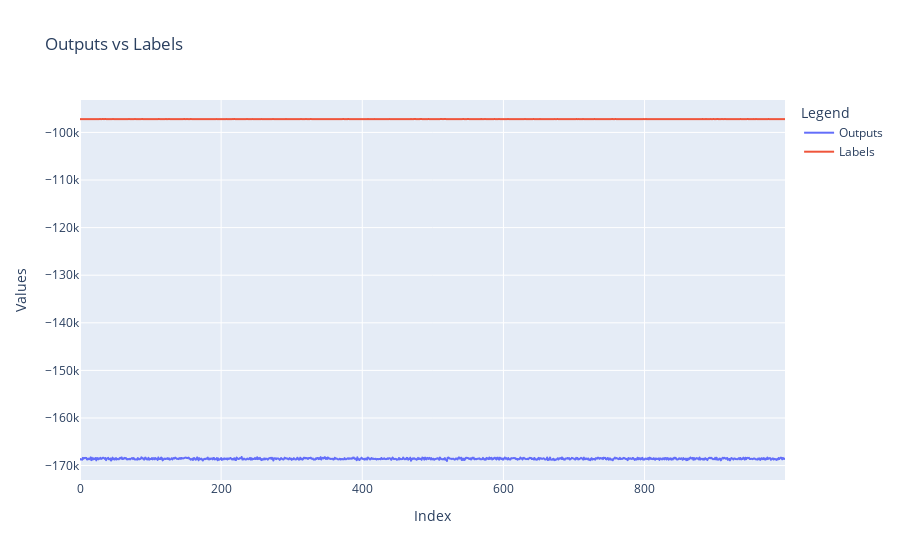

Here is the notebook cell this chart was saved with:
### Code cell
import plotly.express as px

# Create a DataFrame for easier plotting
import pandas as pd

sub_outputs_list = outputs_list[:1000]
sub_label_list = label_list[:1000]
df = pd.DataFrame({
    'Index': range(len(sub_label_list)),
    'Outputs': sub_outputs_list,
    'Labels': sub_label_list,
    # "diff": [outputs_list[i] - label_list[i] for i in range(len(outputs_list))],
})

# Create a linear plot
fig = px.line(df, x='Index', y=['Outputs', 'Labels'], labels={'value': 'Values', 'variable': 'Legend'}, title='Outputs vs Labels')

# Show the plotء٬س۰
fig.show()

### Figure 1 — Plotly figure (JSON) as saved in the notebook; plotly's stock layout.template omitted (floating-point values rounded to 4 significant figures; data arrays with more than 128 entries replaced by an {"elided": "..."} marker saying what was removed)
{"data": [{"hovertemplate": "Legend=Outputs<br>Index=%{x}<br>Values=%{y}<extra></extra>", "legendgroup": "Outputs", "line": {"color": "#636efa", "dash": "solid"}, "marker": {"symbol": "circle"}, "mode": "lines", "name": "Outputs", "showlegend": true, "type": "scattergl", "x": {"elided": "1000 int values"}, "xaxis": "x", "y": {"elided": "1000 float values"}, "yaxis": "y"}, {"hovertemplate": "Legend=Labels<br>Index=%{x}<br>Values=%{y}<extra></extra>", "legendgroup": "Labels", "line": {"color": "#EF553B", "dash": "solid"}, "marker": {"symbol": "circle"}, "mode": "lines", "name": "Labels", "showlegend": true, "type": "scattergl", "x": {"elided": "1000 int values"}, "xaxis": "x", "y": {"elided": "1000 float values"}, "yaxis": "y"}], "layout": {"legend": {"title": {"text": "Legend"}, "tracegroupgap": 0}, "title": {"text": "Outputs vs Labels"}, "xaxis": {"anchor": "y", "domain": [0, 1], "title": {"text": "Index"}}, "yaxis": {"anchor": "x", "domain": [0, 1], "title": {"text": "Values"}}}}
